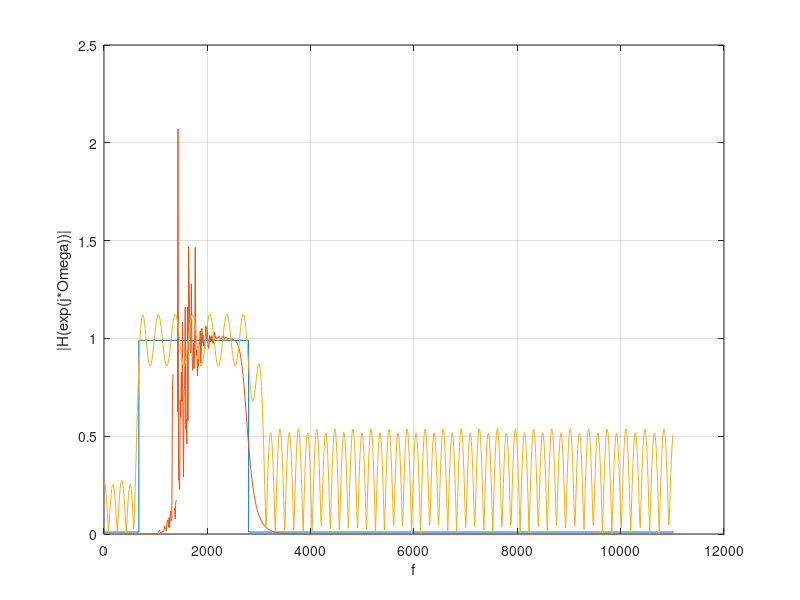

Write the MATLAB code that produced this figure.
close all;
clear all;

% Abtastrate
fa=22050;

flow = 675
fhigh = 2800

delta = 0.1;

fp1 = flow
fs1 = fp1 * (1- delta)
fp2 = fhigh
fs2 = fp2  * (1+ delta)

rp = 0.99
rs = 0.01

wp1 =2 * fp1/fa
ws1 =2 * fs1/fa
wp2 =2 * fp2/fa
ws2 =2 * fs2/fa

[n, Wc] = buttord([wp1, wp2], [ws1,ws2], rp, rs)


f_f =[ 0,  flow, flow, fhigh, fhigh, fa/2];
g =    [rs,    rs,    rp,   rp,    rs,      rs];

Wc(1) / 2 * fa
Wc(2) / 2 * fa

[b, a] = butter(abs(n), Wc);
[H W] = freqz(b,a,1024);   % Berechnung des Frequenzgangs

[b1] = remez(128, [0,ws1, wp1, wp2, ws2, 1], g, [10, 20, 5]);

[H1 W1] = freqz(b1,1,1024);   % Berechnung des Frequenzgangs

 % # grafische Ausgabe # %
 # string = sprintf('Gewuenschte/Aktuelle Antwort - Filterordnung: %d', 1);
 figure;
    plot(f_f, g, W/2/pi*fa,abs(H), W1/2/pi*fa,abs(H1));
    grid;
    xlabel('f');
    ylabel('|H(exp(j*Omega))|');
    
